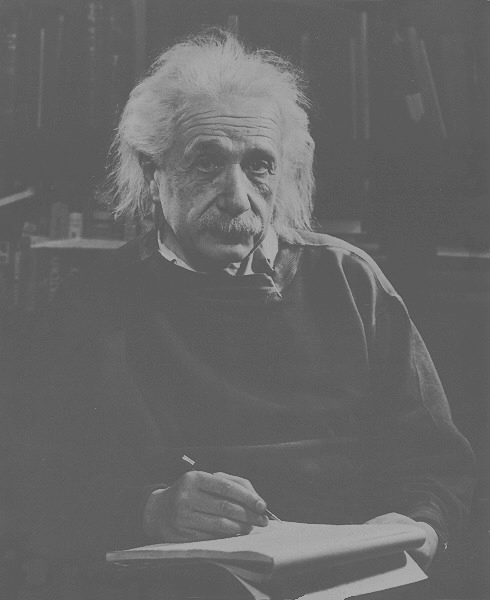
%> input picture workshops/workshop 3/SampleImages/Einstein.tif, 490 x 600 px
$ octave --eval "result = Hist('SampleImages/Einstein.tif');"   (GNU Octave 9; MATLAB toolbox functions it lacks are replaced by stand-ins)
%> lines starting %> are read from the running program, lines starting %| are printed output that depends on the picture
function a = Hist(X)
%> called with X = 'SampleImages/Einstein.tif'

a = imread(X);
%> a is the input picture: size 600x490 uint8; min 74, max 178, mean 102.4

%imshow(a);

imagesc(a);
colorbar;
colormap gray;

mi = min(min(a));
%> mi = 74
ma = max(max(a));
%> ma = 178

Text = ["the max value is ", ma];
%> Text = 'the max value is �'

disp(Text);
%| the max value is �

Text = ["the min value is ", mi];
%> Text = 'the min value is J'

disp(Text);
%| the min value is J

L = ma - mi + 1;
%> L = 105

for i = 1:L
 pixel_value(i) = i - 1;
 frequency = find( a == pixel_value(i) );
 Nk(i) = length( frequency );
end
%> this loop made 105 passes
%> after the loop, Nk = 105 values, max 42848 at index 96, min 0 at index 1, mean 2285.8; pixel_value = 105 values from 0 to 104
%> `result = Hist('SampleImages/Einstein.tif');`:
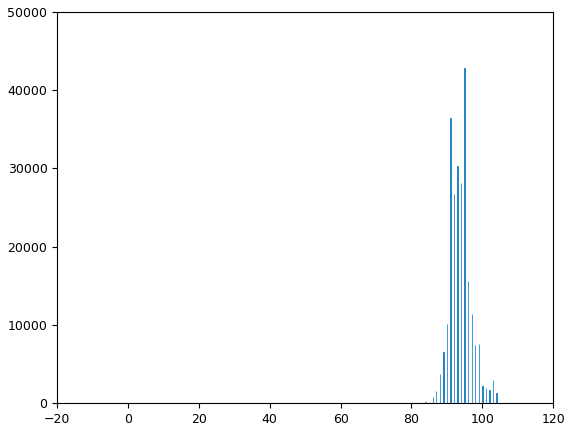
%> figure redrawn from the program's plot data; tallest bar 42848 high, from x = 94.95 to 95.05

bar(pixel_value,Nk,0.1);

$ run again, on workshops/workshop 3/SampleImages/Pollen.tif
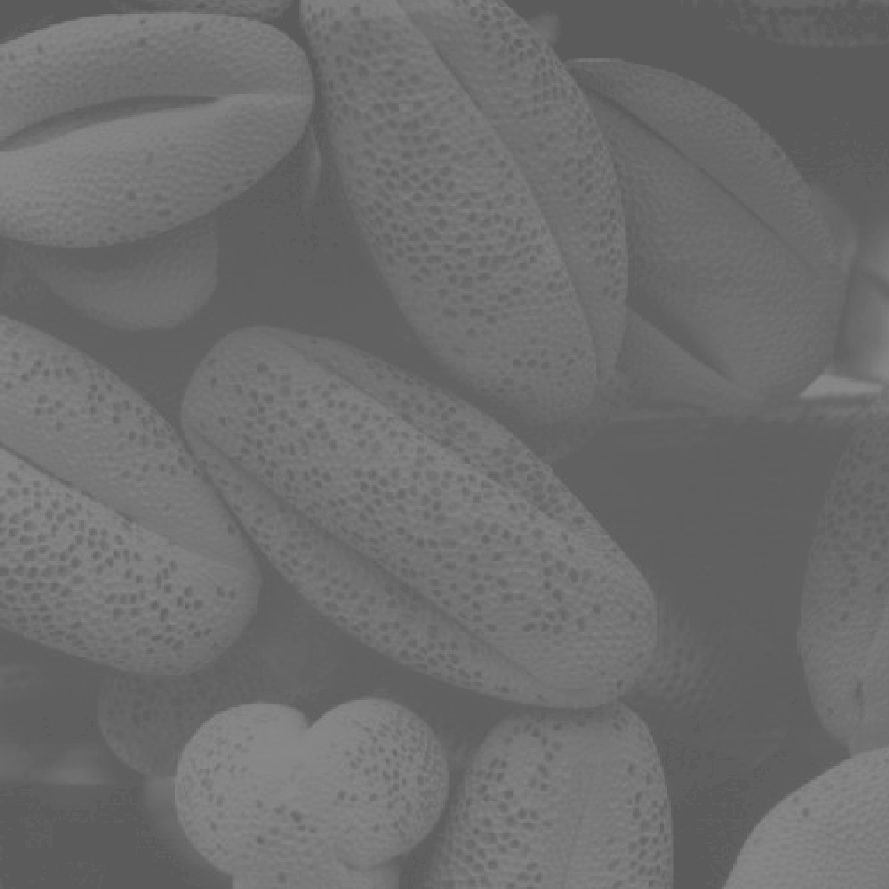
%> input picture workshops/workshop 3/SampleImages/Pollen.tif, 889 x 889 px
%> in Hist, a is the input picture: size 889x889 uint8; min 91, max 138, mean 109.1
%> mi = 91
%> ma = 138
%> in Hist, `Text = ["the max value is ", ma];`: Text = 'the max value is �'
%| the max value is �
%> in Hist, `Text = ["the min value is ", mi];`: Text = 'the min value is ['
%| the min value is [
%> L = 48
%> the loop in Hist, `for i = 1:L` made 48 passes
%> after the loop in Hist, `for i = 1:L`: Nk = 48 values from 0 to 0; pixel_value = 48 values from 0 to 47
%> `result = Hist('SampleImages/Einstein.tif');`:
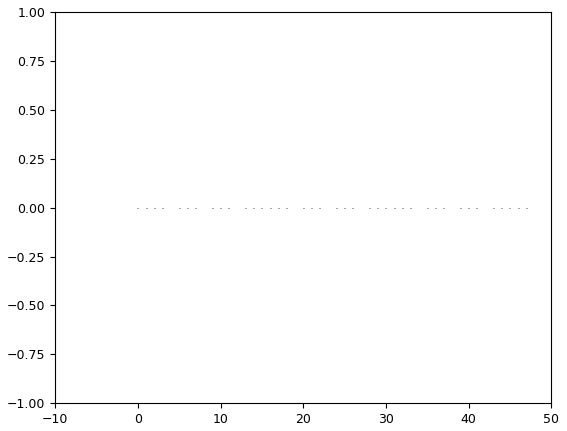
%> figure redrawn from the program's plot data
